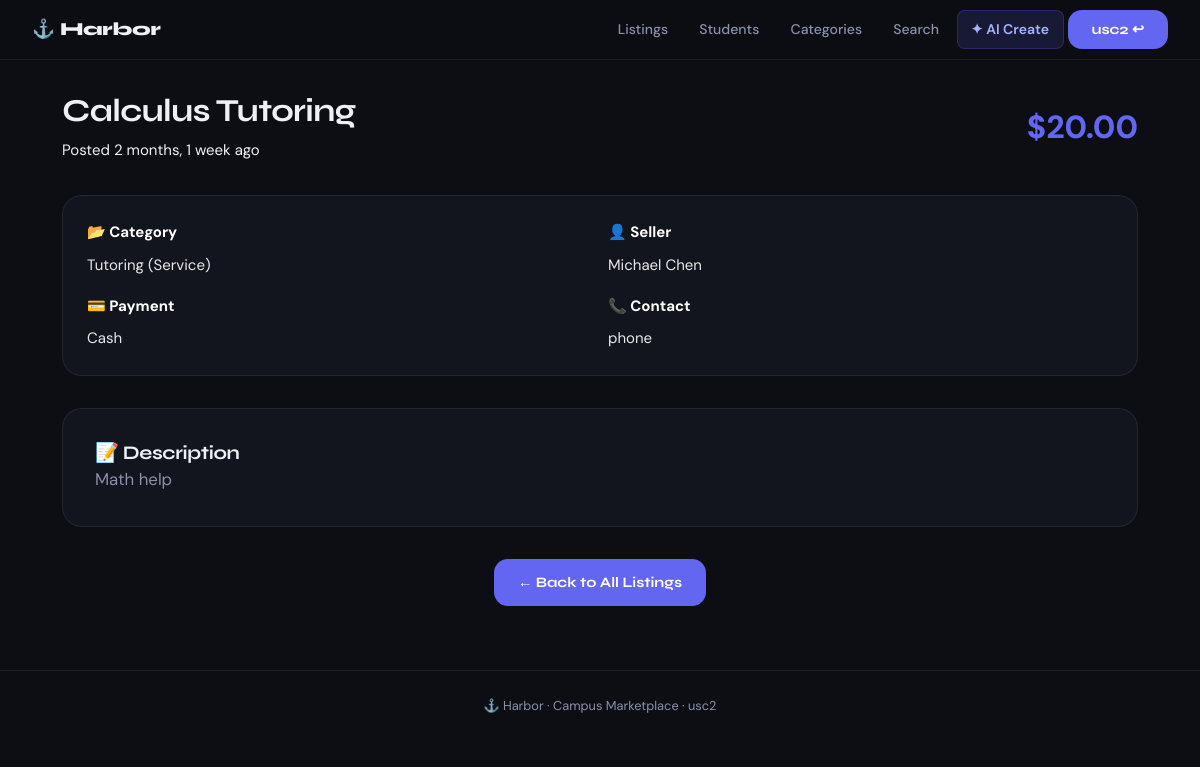
Screenshot of /listings/2/ (signed in) with the database file from the repository.
### listings/models.py (models this page shows, shortened)
class Listing(models.Model):
    PAYMENT_METHODS = [
        ('VENMO', 'Venmo'),
        ('CASH', 'Cash'),
        ('PAYPAL', 'PayPal'),
        ('ZELLE', 'Zelle'),
    ]
    seller = models.ForeignKey(
        Student,
        on_delete=models.CASCADE,
        related_name='listings'
    )
    category = models.ForeignKey(
        Category,
        on_delete=models.PROTECT,
        related_name='listings'
    )
    title = models.CharField(max_length=200)
    description = models.TextField(max_length=1000)
    price = models.DecimalField(
        max_digits=10,
        decimal_places=2,
        null=True,
        blank=True,
        help_text="Price in USD (leave blank for free/donations)"
    )
    contact_method = models.CharField(max_length=200)
    accepted_payment = models.CharField(
        max_length=20,
        choices=PAYMENT_METHODS,
        default='VENMO'
    )
    is_active = models.BooleanField(default=True)
    created_at = models.DateTimeField(auto_now_add=True)
    updated_at = models.DateTimeField(auto_now=True)
    class Meta:
        ordering = ['-created_at']
        constraints = [
            models.UniqueConstraint(
                fields=['seller', 'title'],
                name='unique_listing_per_seller'
            )
        ]

class Category(models.Model):
    CATEGORY_TYPES = [
        ('SERVICE', 'Service'),
        ('FUNDRAISER', 'Fundraiser'),
        ('SELLER', 'Seller'),
    ]
    name = models.CharField(max_length=100)
    category_type = models.CharField(max_length=20, choices=CATEGORY_TYPES)
    description = models.TextField(max_length=300, blank=True)
    class Meta:
        ordering = ['name']
        verbose_name_plural = 'Categories'
        constraints = [
            models.UniqueConstraint(
                fields=['name', 'category_type'],
                name='unique_category_name_per_type'
            )
        ]
    def get_absolute_url(self):
        from django.urls import reverse
        return reverse('category_detail', args=[str(self.id)])

class Student(models.Model):
    first_name = models.CharField(max_length=100)
    last_name = models.CharField(max_length=100)
    university_email = models.EmailField(
        unique=True,
        validators=[EmailValidator()],
        help_text="Must be a valid .edu email address"
    )
    phone_number = models.CharField(max_length=15, blank=True)
    bio = models.TextField(max_length=500, blank=True)
    is_verified = models.BooleanField(default=False)
    created_at = models.DateTimeField(auto_now_add=True)
    updated_at = models.DateTimeField(auto_now=True)
    class Meta:
        ordering = ['-created_at']
        constraints = [
            models.UniqueConstraint(
                fields=['university_email'],
                name='unique_student_email'
            )
        ]
    def get_absolute_url(self):
        from django.urls import reverse
        return reverse('student_detail', args=[str(self.id)])

### listings/views.py (the view)
# urls.py: path('listings/<int:pk>/', login_required(ListingDetailView.as_view()), name='listing_detail'),
class ListingDetailView(DetailView):
    model = Listing
    template_name = 'listings/listing_detail.html'
    context_object_name = 'listing'

### listings/templates/listings/listing_detail.html (shortened to what this page needs)
{% extends "base.html" %}
{% block content %}
    <div style="display: flex; justify-content: space-between; align-items: center; margin-bottom: 2rem;">
        <div>
            <h2 style="margin-bottom: 0.5rem;">{{ listing.title }}</h2>
            <p style="color: var(--text-secondary);">Posted {{ listing.created_at|timesince }} ago</p>
        </div>
        <div style="font-size: 2rem; font-weight: 800; color: var(--primary);">
            ${{ listing.price|default:"Free" }}
        </div>
    </div>
    <div class="stats-card" style="margin-bottom: 2rem;">
        <div class="grid grid-2">
            <div>
                <strong style="color: white; display: block; margin-bottom: 0.5rem;">📂 Category</strong>
                <a href="{{ listing.category.get_absolute_url }}" style="color: white; opacity: 0.9;">
                    {{ listing.category.name }} ({{ listing.category.get_category_type_display }})
                </a>
            </div>
            <div>
                <strong style="color: white; display: block; margin-bottom: 0.5rem;">👤 Seller</strong>
                <a href="{{ listing.seller.get_absolute_url }}" style="color: white; opacity: 0.9;">
                    {{ listing.seller.first_name }} {{ listing.seller.last_name }}
                </a>
            </div>
            <div>
                <strong style="color: white; display: block; margin-bottom: 0.5rem;">💳 Payment</strong>
                <span style="color: white; opacity: 0.9;">{{ listing.get_accepted_payment_display }}</span>
            </div>
            <div>
                <strong style="color: white; display: block; margin-bottom: 0.5rem;">📞 Contact</strong>
                <span style="color: white; opacity: 0.9;">{{ listing.contact_method }}</span>
            </div>
        </div>
    </div>
    <div class="detail-card">
        <h3>📝 Description</h3>
        <p style="line-height: 1.8; font-size: 1.05rem;">{{ listing.description }}</p>
    </div>
    <div style="margin-top: 2rem; text-align: center;">
        <a href="{% url 'listing_list' %}" class="btn">← Back to All Listings</a>
    </div>
{% endblock %}

### listings/templates/base.html (shortened to what this page needs)
{% load static %}
<!DOCTYPE html>
<html lang="en">
<head>
    <link rel="stylesheet" href="{% static 'listings/css/styles.css' %}">
</head>
<body>
<nav class="navbar">
    <a href="{% url 'home' %}" class="nav-brand">⚓ Harbor</a>
    <div class="nav-links">
        {% if user.is_authenticated %}
            <a href="{% url 'listing_list' %}">Listings</a>
            <a href="{% url 'student_list' %}">Students</a>
            <a href="{% url 'category_list' %}">Categories</a>
            <a href="{% url 'listing_search_get' %}">Search</a>
            <a href="{% url 'create_local_ai' %}" class="nav-ai-btn">✦ AI Create</a>
            <form method="post" action="{% url 'account_logout' %}" class="logout-form">
                <button type="submit" class="nav-logout">{{ user.username }} ↩</button>
            </form>
        {% else %}
            <a href="{% url 'account_login' %}">Login</a>
            <a href="{% url 'account_signup' %}" class="nav-signup">Sign Up</a>
        {% endif %}
    </div>
</nav>
<main class="page-main">
    {% block content %}{% endblock %}
</main>
<footer class="site-footer">
    <p>⚓ Harbor · Campus Marketplace · {{ request.user.username|default:"" }}</p>
</footer>
</body>
</html>

### listings/static/listings/css/styles.css (style rules this page uses)
:root { --primary: #6366f1; --primary-dim: rgba(99,102,241,0.15); --accent: #818cf8; --secondary: #f472b6; --success: #34d399; --warning: #fbbf24; --danger: #f87171; --bg: #0c0e14; --bg-card: #13151e; --bg-raise: #1a1d2a; --bg-hover: #1f2235; --text: #eef0f6; --text-2: #8b90a8; --text-3: #555a72; --border: rgba(255,255,255,0.07); --border-focus: rgba(99,102,241,0.5); --radius-sm: 8px; --radius-md: 14px; --radius-lg: 20px; --radius-xl: 28px; --shadow-card: 0 2px 16px rgba(0,0,0,0.35); --shadow-lift: 0 8px 32px rgba(0,0,0,0.45); --glow-primary: 0 0 24px rgba(99,102,241,0.25); }
*, *::before, *::after { box-sizing: border-box; margin: 0; padding: 0; }
html { scroll-behavior: smooth; }
body { font-family: 'DM Sans', -apple-system, sans-serif; background: var(--bg); color: var(--text); line-height: 1.65; min-height: 100vh; font-size: 15px; -webkit-font-smoothing: antialiased; }
h1, h2, h3, h4, h5 { font-family: 'Syne', sans-serif; letter-spacing: -0.02em; line-height: 1.2; color: var(--text); }
h2 { font-size: clamp(1.35rem, 3vw, 2rem); font-weight: 700; }
h3 { font-size: 1.2rem; font-weight: 700; }
p { color: var(--text-2); }
a { color: var(--accent); text-decoration: none; transition: color 0.15s; }
.navbar { position: sticky; top: 0; z-index: 200; display: flex; align-items: center; justify-content: space-between; padding: 0 2rem; height: 60px; background: rgba(12,14,20,0.92); backdrop-filter: blur(20px); border-bottom: 1px solid var(--border); }
.nav-brand { font-family: 'Syne', sans-serif; font-weight: 800; font-size: 1.15rem; color: var(--text) !important; letter-spacing: -0.02em; flex-shrink: 0; }
.nav-links { display: flex; align-items: center; gap: 0.25rem; }
.nav-links a { color: var(--text-2); font-size: 0.875rem; font-weight: 500; padding: 0.45rem 0.85rem; border-radius: var(--radius-sm); transition: all 0.15s; }
.nav-ai-btn { background: var(--primary-dim) !important; color: #a5b4fc !important; border: 1px solid rgba(99,102,241,0.25) !important; font-weight: 600 !important; }
.nav-logout { background: none; border: 1px solid var(--border); color: var(--text-2); font-size: 0.875rem; font-weight: 500; padding: 0.45rem 0.85rem; border-radius: var(--radius-sm); cursor: pointer; font-family: 'DM Sans', sans-serif; transition: all 0.15s; }
.logout-form { display: flex; align-items: center; }
.page-main { max-width: 1140px; margin: 0 auto; padding: 2rem 2rem 4rem; }
.btn, button[type="submit"] { display: inline-flex; align-items: center; gap: 0.4rem; padding: 0.7rem 1.5rem; background: var(--primary); color: white; border: none; border-radius: var(--radius-md); font-family: 'Syne', sans-serif; font-size: 0.9rem; font-weight: 700; cursor: pointer; transition: all 0.2s; text-decoration: none; }
.detail-card { background: var(--bg-card); border: 1px solid var(--border); border-radius: var(--radius-lg); padding: 2rem; margin-bottom: 1.5rem; }
.site-footer { border-top: 1px solid var(--border); padding: 1.5rem 2rem; text-align: center; font-size: 0.8rem; color: var(--text-3); }
.grid-2 { display: grid; grid-template-columns: 1fr 1fr; gap: 1rem; }
.stats-card { background: var(--bg-card); border: 1px solid var(--border); border-radius: var(--radius-lg); padding: 1.5rem; margin-bottom: 1rem; }

### rows the page displays
Listing: title "Calculus Tutoring", created_at "2 months, 1 week", price "20.00", category.name "Tutoring", category.category_type "Service", seller.first_name "Michael", seller.last_name "Chen", accepted_payment "Cash", contact_method "phone", description "Math help"

### other values shown
{{ user.username }} "usc2"
{{ request.user.username|default:"" }} "usc2"
